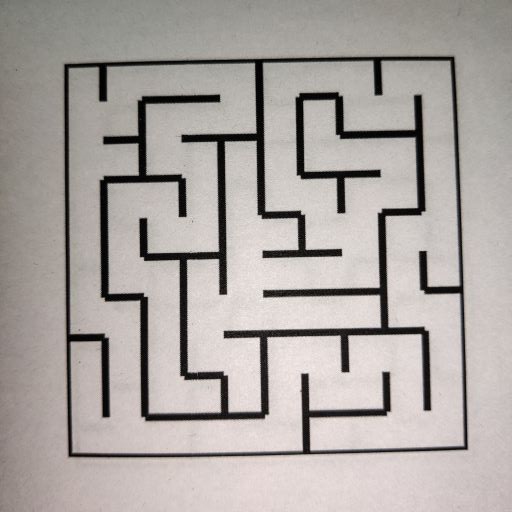
#> input picture task_2a_develop_ball_track_algo_windows/maze00.jpg, 512 x 512 px, found by its file name
$ python task_1b.py
#> lines starting #> are read from the running program, lines starting #| are printed output that depends on the picture; after the words box and inside, x2 and y2 are one past the last pixel; in counts of white or black regions, pixels touching at a corner belong together
#> further down, input_img is the input picture: shape (512, 512, 3); mean B, G, R 161.5, 164.9, 171
'''
*****************************************************************************************
*
*        		===============================================
*           		Nirikshak Bot (NB) Theme (eYRC 2020-21)
*        		===============================================
*
*  This script is to implement Task 1B of Nirikshak Bot (NB) Theme (eYRC 2020-21).
*
*  This software is made available on an "AS IS WHERE IS BASIS".
*  Licensee/end user indemnifies and will keep e-Yantra indemnified from
*  any and all claim(s) that emanate from the use of the Software or
*  breach of the terms of this agreement.
*
*  e-Yantra - An MHRD project under National Mission on Education using ICT (NMEICT)
*
*****************************************************************************************
'''

# Team ID:			2433
# Author List:		Harsh,Saksham,Bhargav,Rahul
# Filename:			task_1b.py
# Functions:		applyPerspectiveTransform, detectMaze, writeToCsv
# 					[ Comma separated list of functions in this file ]
# Global variables:	r
global r
# 					[ List of global variables defined in this file ]


####################### IMPORT MODULES #######################
## You are not allowed to make any changes in this section. ##
## You have to implement this task with the three available ##
## modules for this task (numpy, opencv, csv)               ##
##############################################################
import numpy as np
import cv2
import csv
##############################################################


################# ADD UTILITY FUNCTIONS HERE #################
## You can define any utility functions for your code.      ##
## Please add proper comments to ensure that your code is   ##
## readable and easy to understand.                         ##
##############################################################


##############################################################


def applyPerspectiveTransform(input_img):

	"""
	Purpose:
	---
	takes a maze test case image as input and applies a Perspective Transfrom on it to isolate the maze

	Input Arguments:
	---
	`input_img` :   [ numpy array ]
		maze image in the form of a numpy array

	Returns:
	---
	`warped_img` :  [ numpy array ]
		resultant warped maze image after applying Perspective Transform

	Example call:
	---
	warped_img = applyPerspectiveTransform(input_img)
	"""

	warped_img = None

	##############	ADD YOUR CODE HERE	##############


	gray = cv2.cvtColor(input_img, cv2.COLOR_BGR2GRAY)
	_, gray = cv2.threshold(gray, 240, 255, cv2.THRESH_TOZERO)
	rows, col, ch = input_img.shape
#> rows = 512; col = 512; ch = 3
	tx, ty = 0, 0
	bx, by = 0, col
#> bx = 0; by = 512
	xtr, ytr = rows, 0
#> xtr = 512; ytr = 0
	xbr, ybr = rows, col
#> xbr = 512; ybr = 512

	d1, d2, d3, d4 = 0, 0, 0, 0
	corners = cv2.goodFeaturesToTrack(gray, 1000, 0.1, 30)
#> corners = [[246, 328], [260, 300]]

	corners = np.int0(corners)
	# This block of code is to find the coordinates of corners of the maze, so that we can find the warped image.
	for i in corners:
		global r
		x,y=i.ravel()
		dd1=(tx-x)**2+(ty-y)**2
		dd2 = (bx - x) * (bx - x) + (by - y) * (by - y)
		dd3 = (xtr - x) * (xtr - x) + (ytr - y) * (ytr - y)
		dd4 = (xbr - x) * (xbr - x) + (ybr - y) * (ybr - y)
		if dd1 > d1:
			d1 = dd1
			cx1 = x
			cy1 = y
		if dd2 > d2:
			d2 = dd2
			cx2 = x
			cy2 = y
		if dd3 > d3:
			d3 = dd3
			cx3 = x
			cy3 = y
		if dd4 > d4:
			d4 = dd4
			cx4 = x
			cy4 = y
#> this loop made 2 passes
#> (x, y, dd1, dd2, dd3, dd4, d1, cx1) on pass 1: (246, 328, 168100, 94372, 178340, 104612, 168100, 246)
#> (x, y, dd1, dd2, dd3, dd4, d2, cx2) on pass 2: (260, 300, 157600, 112544, 153504, 108448, 112544, 260)
#> after the loop, cx1 = 246; cx2 = 260; cx3 = 246; cx4 = 260; cy1 = 328; cy2 = 300; cy3 = 328; cy4 = 300; d1 = 168100; d2 = 112544; d3 = 178340; d4 = 108448
	if ((cx1-cx2)**2+(cy1-cy2))**2>rows*rows/16 and ((cx1-cx3)**2+(cy1-cy3))**2>rows*rows/16:
		pts1 = np.float32([[cx4, cy4], [cx2, cy2], [cx3, cy3], [cx1, cy1]])
		pts2 = np.float32([[0, 0], [rows, 0], [0, rows], [rows, rows]])

		matrix = cv2.getPerspectiveTransform(pts1, pts2)
		r = rows
		warped_img = cv2.warpPerspective(input_img, matrix, (rows, rows))
		#_, result = cv2.threshold(result, 100, 255, cv2.THRESH_TOZERO)
		# This block of code is to enhance the borders of the whole maze so that it helps us to read the maze properly#
		# for the further application.
		#contours, _ = cv2.findContours(result, cv2.RETR_TREE, cv2.CHAIN_APPROX_NONE)
		#warped_img: None = cv2.drawContours(result, contours, -1, (0, 0, 0), 10)
	else:
		gray = cv2.cvtColor(input_img, cv2.COLOR_BGR2GRAY)
		_, gray = cv2.threshold(gray, 100, 255, cv2.THRESH_TOZERO)
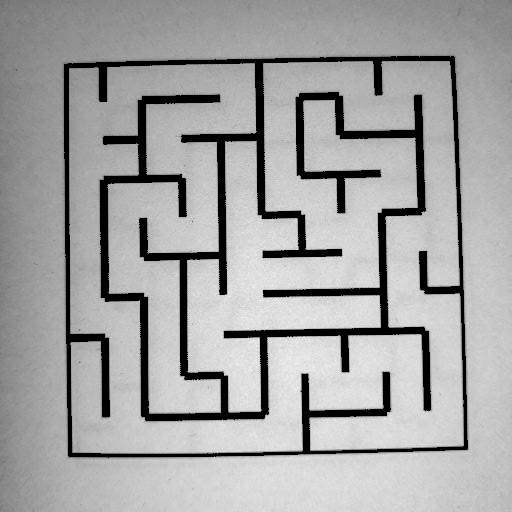
#> gray: shape (512, 512); min 0, max 245, mean 163.1
		rows, col, ch = input_img.shape
		tx, ty = 0, 0
		bx, by = 0, col
		xtr, ytr = rows, 0
		xbr, ybr = rows, col

		d1, d2, d3, d4 = 0, 0, 0, 0
		corners = cv2.goodFeaturesToTrack(gray, 1000, 0.1, 30)
#> corners = 79 rows, first 8: [263, 290], [224, 331], [341, 249], [348, 371], [304, 215], [139, 301], [378, 213], [307, 374]

		corners = np.int0(corners)
		# This block of code is to find the coordinates of corners of the maze, so that we can find the warped image.
		for i in corners:
			#global r
			x, y = i.ravel()

			dd1 = (tx - x) * (tx - x) + (ty - y) * (ty - y)
			dd2 = (bx - x) * (bx - x) + (by - y) * (by - y)
			dd3 = (xtr - x) * (xtr - x) + (ytr - y) * (ytr - y)
			dd4 = (xbr - x) * (xbr - x) + (ybr - y) * (ybr - y)
			if dd1 > d1:
				d1 = dd1
				cx1 = x
				cy1 = y
			if dd2 > d2:
				d2 = dd2
				cx2 = x
				cy2 = y
			if dd3 > d3:
				d3 = dd3
				cx3 = x
				cy3 = y
			if dd4 > d4:
				d4 = dd4
				cx4 = x
				cy4 = y
#> this loop made 79 passes
#> (x, y, dd1, dd2, dd3, dd4, d1, cx1) on pass 1: (263, 290, 153269, 118453, 146101, 111285, 153269, 263)
#> (x, y, dd1, dd2, dd3, dd4, d1, cx1) on pass 2: (224, 331, 159737, 82937, 192505, 115705, 159737, 224)
#> after the loop, cx1 = 462; cx2 = 449; cx3 = 73; cx4 = 70; cy1 = 445; cy2 = 61; cy3 = 451; cy4 = 69; d1 = 411469; d2 = 405002; d3 = 396122; d4 = 391613
		pts1 = np.float32([[cx4, cy4], [cx2, cy2], [cx3, cy3], [cx1, cy1]])
#> pts1 = [[70, 69], [449, 61], [73, 451], [462, 445]]
		pts2 = np.float32([[0, 0], [rows, 0], [0, rows], [rows, rows]])
#> pts2 = [[0, 0], [512, 0], [0, 512], [512, 512]]

		matrix = cv2.getPerspectiveTransform(pts1, pts2)
#> matrix = [[1.37, -0.0107, -94.9], [0.0292, 1.38, -97.49], [1.64e-05, 6.88e-05, 1]]
		r = rows
		result = cv2.warpPerspective(gray, matrix, (rows, rows))
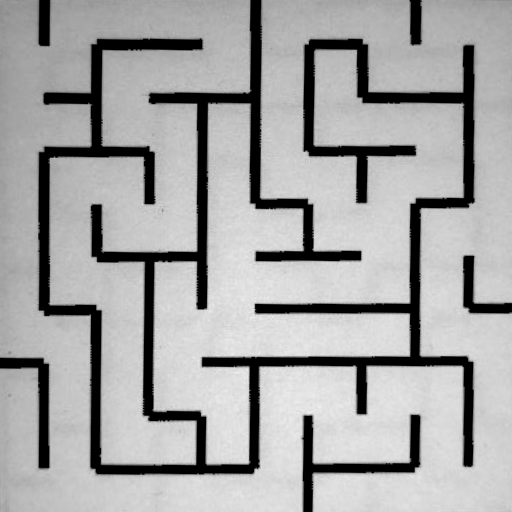
#> result: shape (512, 512); min 0, max 240, mean 165.1
		_, result = cv2.threshold(result, 100, 255, cv2.THRESH_TOZERO)
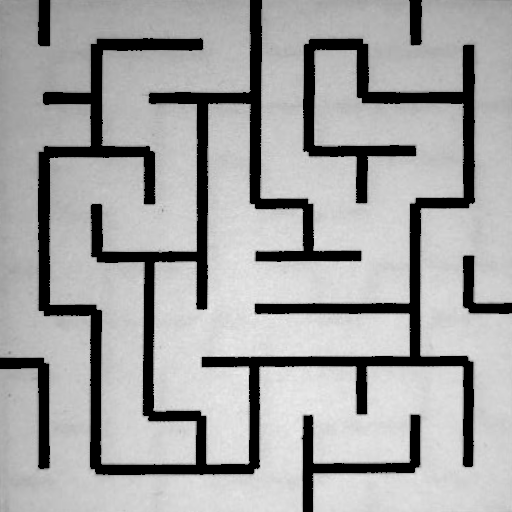
#> result: shape (512, 512); min 0, max 240, mean 163.6
		# This block of code is to enhance the borders of the whole maze so that it helps us to read the maze properly#
		# for the further application.
		contours, _ = cv2.findContours(result, cv2.RETR_TREE, cv2.CHAIN_APPROX_NONE)
#> contours = 1 contour; box (x1, y1, x2, y2) and area: (0, 0, 512, 512) 215072
		warped_img: None = cv2.drawContours(result, contours, -1, (0, 0, 0), 10)
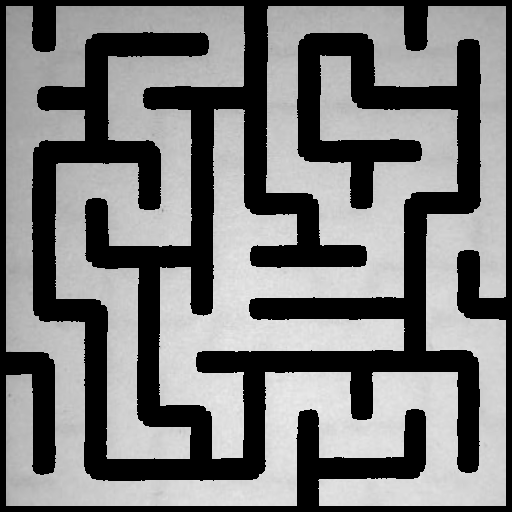
#> warped_img: shape (512, 512); min 0, max 239, mean 120.5
	warped_img=cv2.resize(warped_img,(1280,1280))
#> warped_img: shape (1280, 1280)


	##################################################

	return warped_img


def detectMaze(warped_img):

	"""
	Purpose:
	---
	takes the warped maze image as input and returns the maze encoded in form of a 2D array

	Input Arguments:
	---
	`warped_img` :    [ numpy array ]
		resultant warped maze image after applying Perspective Transform

	Returns:
	---
	`maze_array` :    [ nested list of lists ]
		encoded maze in the form of a 2D array

	Example call:
	---
	maze_array = detectMaze(warped_img)
	"""

	maze_array = []

	##############	ADD YOUR CODE HERE	##############
	def blockwork(img, coordinate):
		global r
		size = int(r / 10)
		h = size * (coordinate[0] + 1)
		w = size * (coordinate[1] + 1)
		h0 = size * coordinate[0]
		w0 = size * coordinate[1]
		block = img[h0:h, w0:w]
		up = bool(block[0, int(size / 2)]) * 2
		down = bool(block[int(size - 1), int(size / 2)]) * 8
		left = bool(block[int(size / 2), 0]) * 1
		right = bool(block[int(size / 2), int(size - 1)]) * 4
		edge = 15 - (up + down + left + right)
		return edge, block

	edgearray = []

	for i in range(10):
		edgearray.append([])
		for j in range(10):
			sz = [i, j]
			edge, block = blockwork(warped_img, sz)
			edgearray[i].append(edge)
#> this loop made 10 passes
#> pass 1, in blockwork (call 2), `block = img[h0:h, w0:w]`:
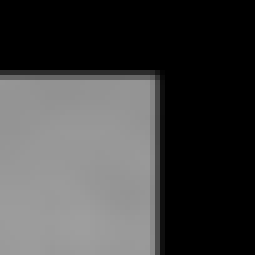
#> block: shape (51, 51) (shown 5 times larger); min 0, max 158, mean 66.1
#> pass 1, in blockwork (call 3), `block = img[h0:h, w0:w]`:
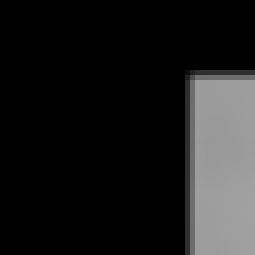
#> block: shape (51, 51) (shown 5 times larger); min 0, max 162, mean 28.1
#> pass 1, in blockwork (call 4), `block = img[h0:h, w0:w]`:
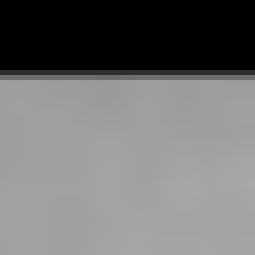
#> block: shape (51, 51) (shown 5 times larger); min 0, max 168, mean 113.2

	edge = edgearray
	maze_array=edgearray


	##################################################

	return maze_array


# NOTE:	YOU ARE NOT ALLOWED TO MAKE ANY CHANGE TO THIS FUNCTION
def writeToCsv(csv_file_path, maze_array):

	"""
	Purpose:
	---
	takes the encoded maze array and csv file name as input and writes the encoded maze array to the csv file

	Input Arguments:
	---
	`csv_file_path` :	[ str ]
		file path with name for csv file to write

	`maze_array` :		[ nested list of lists ]
		encoded maze in the form of a 2D array

	Example call:
	---
	warped_img = writeToCsv('test_cases/maze00.csv', maze_array)
	"""

	with open(csv_file_path, 'w', newline='') as file:
		writer = csv.writer(file)
		writer.writerows(maze_array)


# NOTE:	YOU ARE NOT ALLOWED TO MAKE ANY CHANGE TO THIS FUNCTION
#
# Function Name:    main
#        Inputs:    None
#       Outputs:    None
#       Purpose:    This part of the code is only for testing your solution. The function first takes 'maze00.jpg'
# 					as input, applies Perspective Transform by calling applyPerspectiveTransform function,
# 					encodes the maze input in form of 2D array by calling detectMaze function and writes this data to csv file
# 					by calling writeToCsv function, it then asks the user whether to repeat the same on all maze images
# 					present in 'test_cases' folder or not. Write your solution ONLY in the space provided in the above
# 					applyPerspectiveTransform and detectMaze functions.

if __name__ == "__main__":

	# path directory of images in 'test_cases' folder
	img_dir_path = 'test_cases/'

	# path to 'maze00.jpg' image file
	file_num = 0
	img_file_path = img_dir_path + 'maze0' + str(file_num) + '.jpg'

	print('\n============================================')
	print('\nFor maze0' + str(file_num) + '.jpg')

	# path for 'maze00.csv' output file
	csv_file_path = img_dir_path + 'maze0' + str(file_num) + '.csv'

	# read the 'maze00.jpg' image file
	input_img = cv2.imread(img_file_path)

	# get the resultant warped maze image after applying Perspective Transform
	warped_img = applyPerspectiveTransform(input_img)

	if type(warped_img) is np.ndarray:

		# get the encoded maze in the form of a 2D array
		maze_array = detectMaze(warped_img)

		if (type(maze_array) is list) and (len(maze_array) == 10):

			print('\nEncoded Maze Array = %s' % (maze_array))
#> (printed output is left out)
			print('\n============================================')

			# writes the encoded maze array to the csv file
			writeToCsv(csv_file_path, maze_array)

			cv2.imshow('warped_img_0' + str(file_num), warped_img)
			cv2.waitKey(0)
			cv2.destroyAllWindows()

		else:

			print('\n[ERROR] maze_array returned by detectMaze function is not complete. Check the function in code.\n')
			exit()

	else:

		print('\n[ERROR] applyPerspectiveTransform function is not returning the warped maze image in expected format! Check the function in code.\n')
		exit()

	choice = input('\nDo you want to run your script on all maze images ? => "y" or "n": ')
#> the answer given: ../maze00.jpg

	if choice == 'y':

		for file_num in range(1, 10):

			# path to image file
			img_file_path = img_dir_path + 'maze0' + str(file_num) + '.jpg'

			print('\n============================================')
			print('\nFor maze0' + str(file_num) + '.jpg')

			# path for csv output file
			csv_file_path = img_dir_path + 'maze0' + str(file_num) + '.csv'

			# read the image file
			input_img = cv2.imread(img_file_path)

			# get the resultant warped maze image after applying Perspective Transform
			warped_img = applyPerspectiveTransform(input_img)

			if type(warped_img) is np.ndarray:

				# get the encoded maze in the form of a 2D array
				maze_array = detectMaze(warped_img)

				if (type(maze_array) is list) and (len(maze_array) == 10):

					print('\nEncoded Maze Array = %s' % (maze_array))
					print('\n============================================')

					# writes the encoded maze array to the csv file
					writeToCsv(csv_file_path, maze_array)

					cv2.imshow('warped_img_0' + str(file_num), warped_img)
					cv2.waitKey(0)
					cv2.destroyAllWindows()

				else:

					print('\n[ERROR] maze_array returned by detectMaze function is not complete. Check the function in code.\n')
					exit()

			else:

				print('\n[ERROR] applyPerspectiveTransform function is not returning the warped maze image in expected format! Check the function in code.\n')
				exit()

	else:

		print('')
